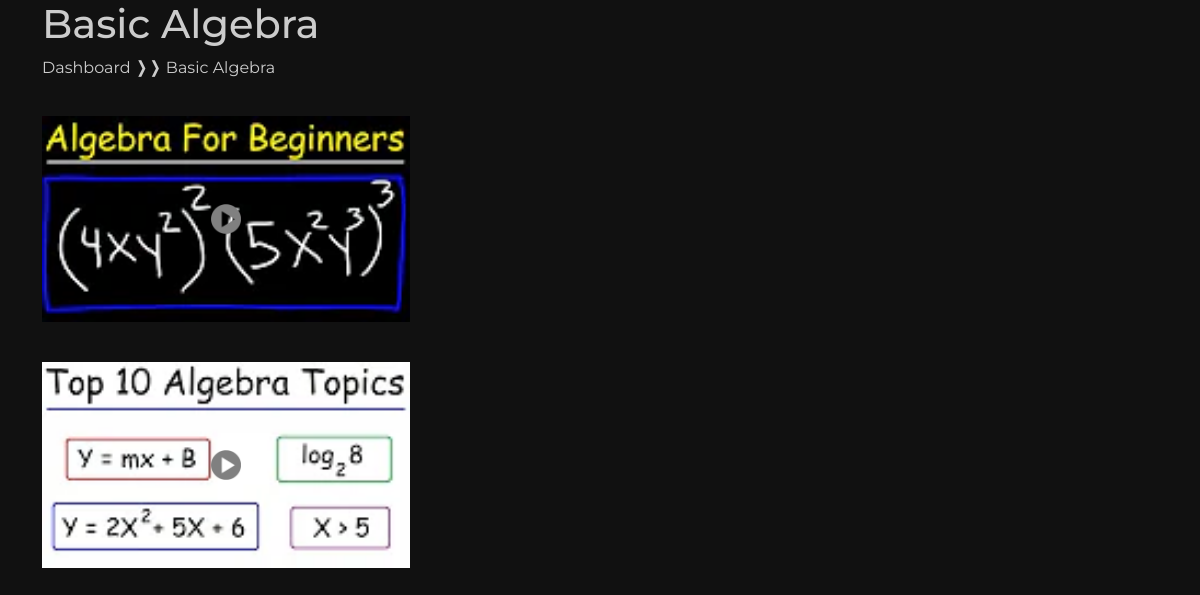
The app's page /course-page/2/ with its own data.
### general/models.py (models this page shows, shortened)
class UcatSection(models.Model):
    name = models.CharField(max_length=50)

class UcatVideo(models.Model):
    section = models.ForeignKey(UcatSection, on_delete=models.CASCADE)
    name = models.CharField(max_length=30)
    description = models.TextField()
    thumbnail = models.ImageField(null = True)
    url = models.CharField(max_length=50)
    unlocked = models.BooleanField(default=False)

### general/views.py (the view)
# urls.py: path('course-page/<int:sectionInstanceId>/', course_page_view),
def course_page_view(request, sectionInstanceId):
    section = UcatSection.objects.get(id = sectionInstanceId)
    context = {
        'section_name': section.name,
        'unlocked_vids': UcatVideo.objects.filter(section = section, unlocked = True),
        'locked_vids': UcatVideo.objects.filter(section = section, unlocked = False)
    }
    return render(request, 'course-page.html', context)

### general/templates/course-page.html (shortened to what this page needs)
{% extends 'base.html' %}
{% load static %}
{% block body %}
<div class='course-page'>
    <div class='container'>
        <div class='header-area'>
            <h1>{{section_name}}</h1>
            <div class='nav'>
                <p>Dashboard <span><strong>❭❭</strong></span> {{section_name}}</p>
            </div>
        </div>
    </div>
    <div class="container">
        <div class="row">
            <div class="col-md-4" style='padding-right: 0'>
                {% for vid in unlocked_vids %}
                    <div class='thumbnail' onclick='window.location.href="video/{{vid.id}}/"'>
                        <div class="play-button"><img src="{{vid.thumbnail.url}}" style='width: 100%'></div>
                    </div>
                {% endfor %}
            </div>
            <div class="col-md-8">
            </div>
        </div>
    </div>
</div>
{% endblock %}

### static/css/style.css (style rules this page uses)
body { font-family: 'Montserrat'; cursor:default; }
.course-page { background-color: #111111; min-height: 100vh; color: #ccc; }
.thumbnail { padding: 20px 0px; cursor: pointer; transition: transform 0.4s; }
.thumbnail .play-button { position: relative; }
.thumbnail .play-button::after { content: ""; background-image: url("../img/play-button.png"); background-size: contain; background-repeat: no-repeat; width: 30px; height: 30px; position: absolute; top: 50%; left: 50%; transform: translate(-50%, -50%); }

### records on screen
UcatSection: name "Basic Algebra"
UcatVideo: thumbnail (picture)
UcatVideo: thumbnail (picture)
